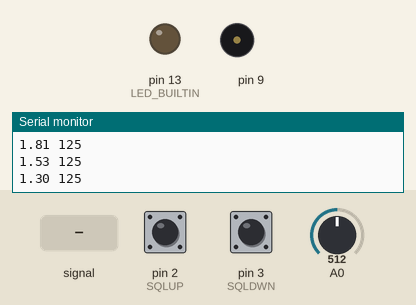
A sketch run on a simulated Arduino Mega 2560, built for the host (arithmetic inside an expression is 32-bit, double 64-bit). Parts: output pins drawn as LEDs (lit = HIGH), buzzer (waves = sounding), the last lines printed to the serial monitor. Inputs (shaded band) come from the test bench; at power-on: A0 = 512, pin 2 (SQLUP) HIGH, pin 3 (SQLDWN) HIGH.

Above: at 1.2 s.
1.3 s: A0 fed a 200 Hz sine of ±460 counts around its level
At 1.7 s:
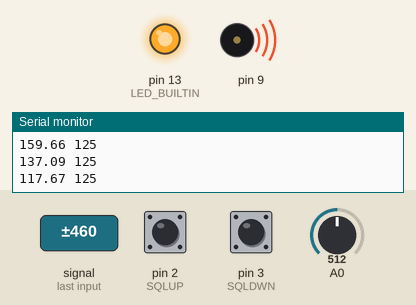
4.1 s: A0 set to 900
At 6.5 s:
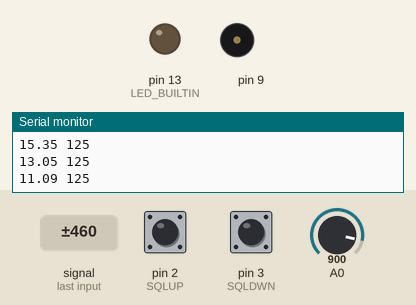
7.1 s: A0 set to 538
8.6 s: A0 set to 516
Timing chart, 0 to 11.1 s (numbered marks = the images above; inputs shaded):
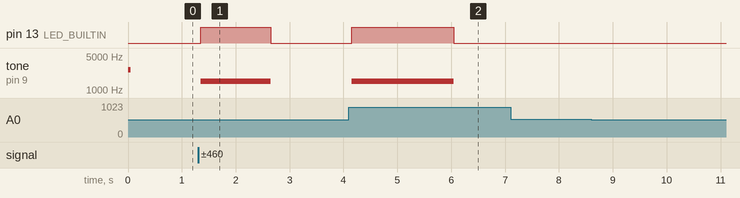

The sketch:

VoiceSquelchMDV.ino
```cpp
// (licence header left out)
#include <Arduino.h>
#include <SPI.h>
#include "Coeffs.h"
#include "digitalWriteFast.h"
#include <toneAC.h>

//-----------------------------------------------------------------------------
// Defines, constants and Typedefs
//-----------------------------------------------------------------------------

// pins
const int AUDIO_IN = A7;
const int SQLUP = 2;
const int SQLDWN = 3;

// get register bit - faster: doesn't turn it into 0/1
#ifndef getBit
#define getBit(sfr, bit) (_SFR_BYTE(sfr) & _BV(bit))
#endif

//-----------------------------------------------------------------------------
// Global Constants
//-----------------------------------------------------------------------------

//const byte NumSegments = 13;
const byte NumSegments = 1;
//const byte SegmentSize = 50; //in mS
const byte SegmentSize = 100; //in mS
const byte hyster = 2;

//works but is slow, can we disable all filtering but the final?
/*const float DeltaAlpha = 0.1;
const float ZeroDeltaAlpha = 0.1;
const float PrevAlpha = 0.5;
const float SqlAlpha = 0.5;*/

//it did work to only filter the Sql (variance) but there were occasional false alarms. Maybe we can do better
const float DeltaAlpha = 1;
  const float ZeroDeltaAlpha = 1;
  const float PrevAlpha = 1; //filtering for historical band power data
  const float SqlAlpha = 0.15;

//it did work to only filter the Sql (variance) but there were many false alarms. Maybe we can do better
/*const float DeltaAlpha = 0.75; //how much to smooth the diff band data
  const float ZeroDeltaAlpha = 0.75; //how much to smooth the zero band data because it tends to be MUCH noiser
  const float PrevAlpha = 0.75; //filtering for historical band power data
  const float SqlAlpha = 0.15;*/


//-----------------------------------------------------------------------------
// Global Variables
//-----------------------------------------------------------------------------

word CurBandData[nBand + 1]; //current band data
word PrevBandData[nBand + 1]; //current band data
float DiffBandData[nBand + 1]; //current band data
float Squelch = 0;
bool IsSquelch = false,bandTest=false;
unsigned long SqlTime = 0;
byte SqlThresh = 125;
bool clipAlarm = false;
//unsigned long time1, time2;

//-------------------------------------------------------------------------
// GetSerial
//-------------------------------------------------------------------------
byte GetSerial() {
  while ( Serial.available() == 0 ) ;
  return Serial.read();
}

//Automatic Gain Control Block (GNUradio based )
/*
float NormalizingAGC(int val, float AGC_loop_gain)
{
  static float gain = 1; //Initial Gain Value
  static char firsttime = 1;
  //float rate;
  //double attack_rate = 1e-1;
  //double decay_rate = 1e-1;
  static int zero = 512;
  const int desired = 100;
  const int max_gain = 100;
  float error;
  float result;

  //output = input * _gain;

  if (val < zero) //find the center value of the data (seems like it needs a gain of less than 1 but ok integers)
    zero--; else
    zero++;
  val = val - zero;

  //Serial.print(val);
  //Serial.print(" ");

  result = val * gain;

  error = desired - fabs(result);

  gain = gain + (AGC_loop_gain * error);

  // Not sure about this but could avoid problems
  if (gain < 0.0)
    gain = 10e-5;

  if (max_gain > 0.0 && gain > max_gain)
  {
    gain = max_gain;
  }

  //Serial.print(gain);
  //Serial.print(" 100 ");
  //Serial.print(error);
  //Serial.print(" ");
  return result+512;
}
*/
//-------------------------------------------------------------------------
// PollBands
//-------------------------------------------------------------------------
bool PollBands(bool init)
{
  //int sampleRate=0;
  bool IsPos;
  static unsigned long prevTime;
  byte band, val1, val2;
  const byte hyster = 20;
  static int zero = 500;
  //static byte curSegment = 255;
  long val;
  word zcr;
  static int valmax[10];
  static int pd[10] = {0, 0, 0, 0, 0, 0, 0, 0, 0, 0};
  static int ppd[10] = {0, 0, 0, 0, 0, 0, 0, 0, 0, 0};
  static int ppval = 0;
  static int pval = 0;

  //ZCR is a rate, not an energy, so it is the only NON volume dependant parameter. Can it be self-normalized?
  //const float eq[] = {0.9, 4, 2, 1.2, 1}; //equalizer - HF radio (this would be nice to auto calc somehow)
  const float eq[] = {0.4, 4.5, 2.2, 1.2, 1}; //equalizer - FT-221R //level to shoot for is apparently ~ 100??
  //const float eq[] = {0.30, 4.5, 2.4, 1.2, 0.70}; //equalizer - FT-221R //level to shoot for is apparently ~ 160?? (or maybe just 100? does it matter?)
  //const float eq[] = {0.30, 4.5, 2.4, 1.2, 0.70}; //equalizer - Laptop SDR Audio Out //level to shoot for is apparently ~ 160?? (or maybe just 100? does it matter?)

  if (init)
  {
    memset(pd, 0, sizeof(pd));
    memset(ppd, 0, sizeof(ppd));
    memset(CurBandData, 0, sizeof(CurBandData));
    memset(PrevBandData, 0, sizeof(PrevBandData));
    memset(DiffBandData, 0, sizeof(DiffBandData));
    pval =  0;
    ppval =  0;
    return false;
  }

  val = 0;
  IsPos = true;


  zcr = 0;
  prevTime = 0;
  memset(valmax, 0, sizeof(valmax));

  prevTime = millis();
  //8850-8950 samples per second
  while (millis() - prevTime < SegmentSize)
  {
    //sampleRate++; //metric only, comment out for
    while (!getBit(ADCSRA, ADIF)) ; // wait for ADC
    val1 = ADCL;
    val2 = ADCH;
    bitSet(ADCSRA, ADIF); // clear the flag
    bitSet(ADCSRA, ADSC); // start ADC conversion
    val = val1;
    val += val2 << 8;


    if(val >= 1023 || val == 0)
      clipAlarm = true;

    //fixed response averaging filter, will find the zero point.
    if (val < zero)
      zero--; else
      zero++;
    val = val - zero;

    //Too much of a performance hit
    //val = round(NormalizingAGC(val, 0.001))-512;

    //Find the zero crossing rate using a small bit of hysterisis
    if (IsPos)
    {
      if (val < -hyster)
      {
        IsPos = false;
        zcr++;
      }
    } else {
      if (val > +hyster)
      {
        IsPos = true;
        zcr++;
      }
    }
    ppval = pval;
    pval = val;

    for (band = 0; band < nBand; band++)
    {
      int L1, L2;
      //B side, previous OUTPUTS first
      L1 =  ((-(filt_b1[band]) * pd[band] - filt_b2[band] * ppd[band]) >> 16) + val;

      //now add in the A side, previous INPUTS
      L2 = (filt_a0[band] * L1 - filt_a0[band] * ppd[band]) >> 16;
      ppd[band] = pd[band];
      pd[band] = L1;
      //This is a strange but very fast way to perform a fixed response filter!
      if (abs(L2) > valmax[band]) //we're only looking for the filtered MAX energy in each band during the window!
        valmax[band]++;
    }
  }

  //All done collecting window data, apply band equalizer.
  //time2 = micros();
  //Floating point, slow, but after data window is done, so no change to filter response timing.
  for (band = 0; band < nBand; band++)
    CurBandData[band + 1] = round(valmax[band] * eq[band + 1]);
  CurBandData[0] = round(zcr * eq[0]);


  /*if (init) //initialize the previous values to keep the exp filter from reacting
    {
    for (seg = 0; seg < NumSegments; seg++) {
    for (band = 0; band <= nBand; band++) {
      PrevBandData[band] = CurBandData[band];
    }

    }
    }*/


    if(bandTest == true)
      {
      //Serial.print(sampleRate);Serial.print(" ");
      PrintCurBandData();
      }
    else CalcBandDeltaVar();

}

//-----------------------------------------------------------------------------
// PrintCurBandData
//-----------------------------------------------------------------------------
void PrintCurBandData(void)
{
  byte i, band;

  //Serial.println("a");

  for (band = 0; band <= nBand; band++) {
    Serial.print(CurBandData[band]);
    Serial.print(" ");
  }
  Serial.println("");

}

//-----------------------------------------------------------------------------
// CalcBandDeltaVar - take diff then the varaince, more computation time, seems to work less robust in matlab model
//-----------------------------------------------------------------------------
void CalcBandDeltaVar(void)
{
  byte seg, i, band;
  float accum = 0, mean, variance = 0;

  //Calculate a delta
  for (band = 0; band <= nBand; band++) {
    float difference = abs(((int)CurBandData[band] - (int)PrevBandData[band])); //squared might be better than abs?
     //should we limit loop difference?

    if (band == 0) //zero band is more noisey
      DiffBandData[band] = ZeroDeltaAlpha * difference + (1 - ZeroDeltaAlpha) * DiffBandData[band]; //do we filter the band or the diff or the result!? ahh
    //PrevBandData[band] = ZeroDeltaAlpha*CurBandData[band]+(1-ZeroDeltaAlpha)*PrevBandData[band]; //do we filter the band or the diff or the result!? ahh
    else
      DiffBandData[band] = DeltaAlpha * difference + (1 - DeltaAlpha) * DiffBandData[band]; //PrevBand Data is now the difference data
    //PrevBandData[band] = DeltaAlpha*CurBandData[band]+(1-DeltaAlpha)*PrevBandData[band]; //do we filter the band or the diff or the result!? ahh

    //if(band>0)
    accum += DiffBandData[band];

    //Serial.print(DiffBandData[band]);
    //Serial.print(" ");
    PrevBandData[band] = round((1 - PrevAlpha) * PrevBandData[band] + PrevAlpha * CurBandData[band]); //find the average
  }

  //Find the mean by averaging all bands together
  mean = accum / 5.0; //average
  //variance is the sum of the distances from the mean
  for (band = 0; band <= nBand; band++)
  {
    variance += abs(mean - DiffBandData[band]);
  }
  //should we limit loop variance?

  //Squelch = (1-0.3)*Squelch+0.3*accum; //this is a standard squelch that will favor wideband changes - TOTAL energy
  Squelch = (1 - SqlAlpha) * Squelch + SqlAlpha * variance; //variance squelch between frequency bands

  if (Squelch > SqlThresh)
    IsSquelch = true;
  else
    IsSquelch = false;

  //time1 = micros();
  Serial.print(Squelch);
  //Serial.print(" 0 "); //set scale to include zero
  //Serial.print(time1-time2); //how long did it take to analyze the window data? 540 microseconds
  Serial.print(" ");
  Serial.println(SqlThresh);

}

void DecSQL()
{
  if (SqlThresh < 253)
    SqlThresh++;
  delay(250);
}

void IncSQL()
{
  if (SqlThresh > 0)
    SqlThresh--;
  delay(250);
}

//-----------------------------------------------------------------------------
// testADCsimple
//-----------------------------------------------------------------------------
void testADCsimple(void)
{
  int i = analogRead(AUDIO_IN);
  //i = NormalizingAGC(i,0.1);
  //Serial.print(NormalizingAGC(i, 0.001));
  //Serial.print(" ");
  Serial.print(i);
  Serial.println(" 0 512 1024");

}

//-------------------------------------------------------------------------
// setup
//-------------------------------------------------------------------------
void setup(void)
{
  bool testMode = false;
  Serial.begin(115200);
  Serial.println("SquelchMe K7PHI");
  Serial.println("Based On Speechrecog1 by Peter Balch");

  pinMode(AUDIO_IN, INPUT);
  pinMode(SQLUP, INPUT_PULLUP);
  pinMode(SQLDWN, INPUT_PULLUP);
  pinMode(LED_BUILTIN , OUTPUT);
  analogReference(INTERNAL); //1.2V better for line applications
  //analogReference(EXTERNAL); //requires 3.3V jumper and a LOUD audio channel if not using input amp/AGC
  analogRead(AUDIO_IN); // initialise ADC to read audio input
  //attachInterrupt(digitalPinToInterrupt(SQLUP), IncSQL, RISING );
  //attachInterrupt(digitalPinToInterrupt(SQLDWN), DecSQL, RISING );

  if (!digitalReadFast(SQLUP))
  {
    //Boot-up beep
    toneAC(1500); //pins 9 and 10 on a nano hooked to a buzzer
    delay(150);
    toneAC(2500); //pins 9 and 10 on a nano hooked to a buzzer
    delay(150);
    toneAC();
    testMode = true;
  }
  else if (!digitalReadFast(SQLDWN))
  {
    //Boot-up beep
    toneAC(2500); //pins 9 and 10 on a nano hooked to a buzzer
    delay(150);
    toneAC(1500); //pins 9 and 10 on a nano hooked to a buzzer
    delay(150);
    toneAC();
    bandTest = true;
  }
  else
  {
    //Boot-up beep
    toneAC(2600); //pins 9 and 10 on a nano hooked to a buzzer
    delay(50);
    toneAC();
  }


  //Serial.println("0 0 0 0 0 0 350");
  if (testMode == true)
  {
    while (1)
    {
      testADCsimple();
    }
  }

  PollBands(true);
}

//-----------------------------------------------------------------------------
// Main routines
// loop
//-----------------------------------------------------------------------------
void loop(void)
{
  static bool LEDFlag = false;

  PollBands(false);
  if(clipAlarm == true)
    {
    clipAlarm = false;

    //annoying and happens so often as to be useless unless selecting the frequency initially, needs to be a mode?
    //toneAC(1500,10,25,false);   //toneAC( frequency [, volume [, length [, background ]]] )
    }
  else if (IsSquelch == true)
  {
    SqlTime = millis();

    if (LEDFlag == false)
    {
      digitalWrite(LED_BUILTIN, HIGH);
      toneAC(1500);
    }

    LEDFlag = true;
  }

  if (millis() - SqlTime > 1000)
  {
    LEDFlag = false;
    digitalWrite(LED_BUILTIN, LOW);
    toneAC();
  }

  if (!digitalReadFast(SQLUP))
    IncSQL();
  else if (!digitalReadFast(SQLDWN))
    DecSQL();
}
```

Coeffs.h
```cpp
const byte nBand = 4;
// frequencies: 150, 356, 843, 2000
const long filt_a0[nBand+1] = {3259, 7166, 14089, 20190};
const long filt_b1[nBand+1] = {-123690, -112214, -81133, 0};
const long filt_b2[nBand+1] = {59018, 51204, 37359, 25156};
```

Source omitted: digitalWriteFast.h (11354 bytes)

Measured:
- after the input at 1.3 s, pin 13 (LED_BUILTIN): LOW → HIGH after 0.05 s, → LOW 1.3 s later; tone on pin 9: silent → 1500 Hz after 0.05 s, → silent 1.3 s later
- after the input at 4.1 s, pin 13 (LED_BUILTIN): LOW → HIGH after 0.05 s, → LOW 1.9 s later; tone on pin 9: silent → 1500 Hz after 0.05 s, → silent 1.9 s later
